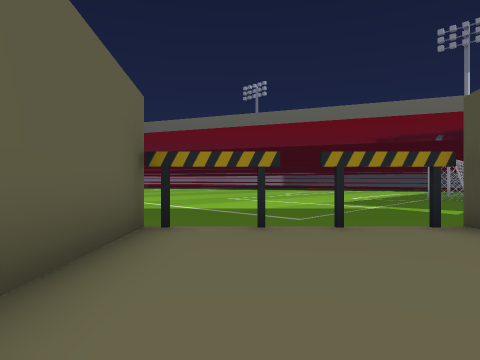
View 1 (above)

17 first-person views from a walk through a scene from a Unity 3-D project. The camera is 1.3 m above the floor, looks level and sees 75° across. The floor is counted in squares, 2 m on a side. Each view is taken from the middle of a square. On the plan, view 1 faces up. The plan holds only what a view shows up to about 10 squares ahead; the rest is blank. The place goes on beyond the plan. The player is left out.

View 2
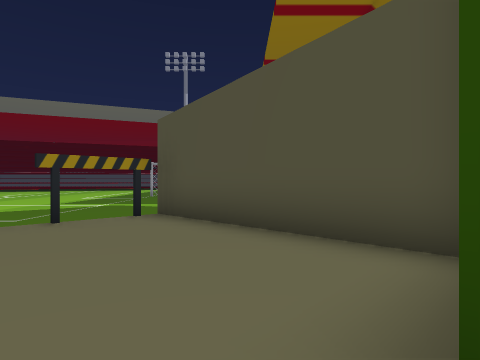

View 3
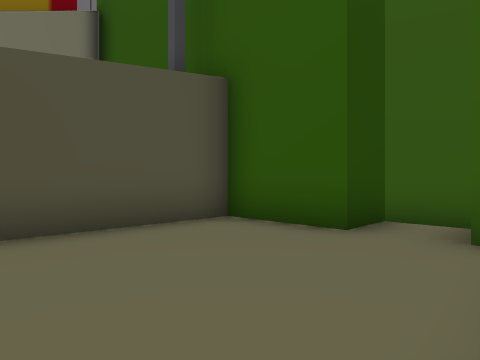

View 4
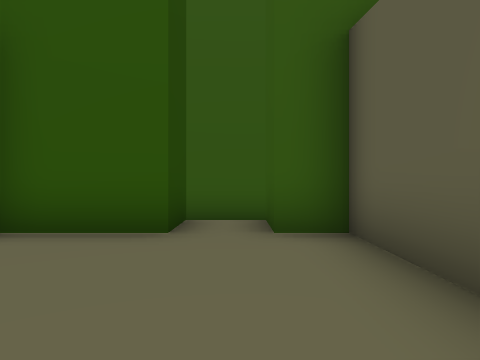

View 5
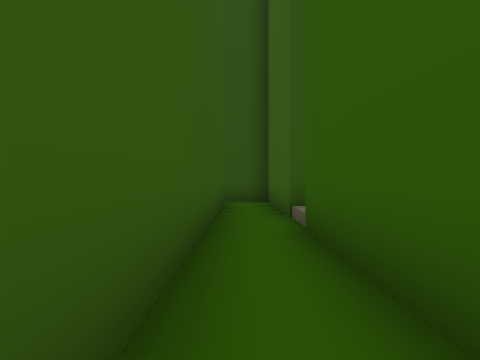

View 6
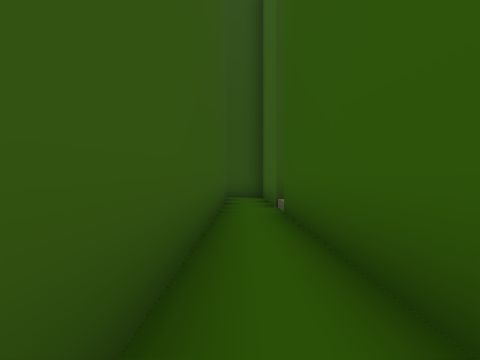

View 7
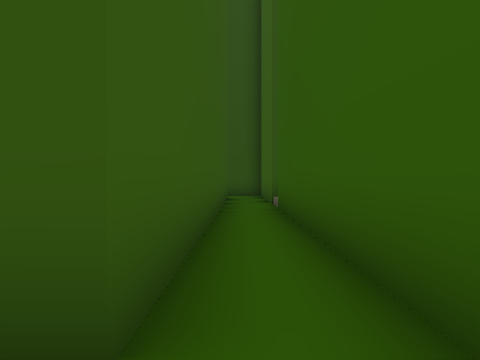

View 8
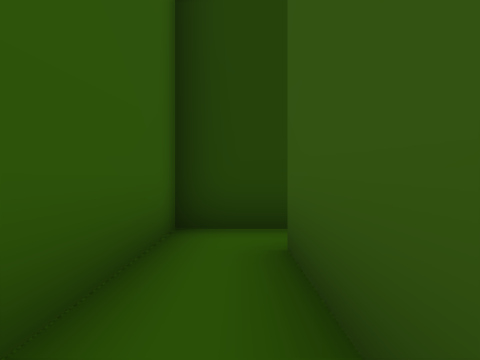

View 9
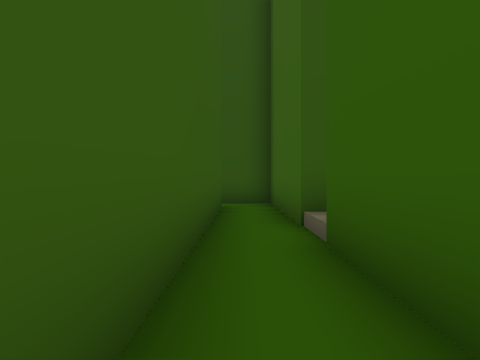

View 10
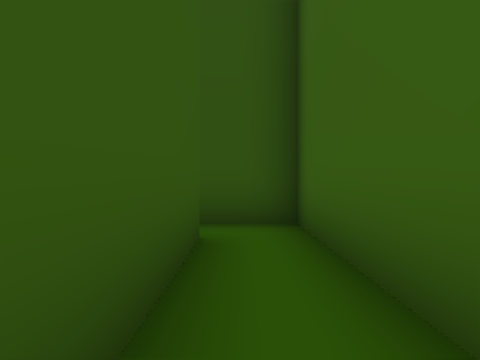

View 11
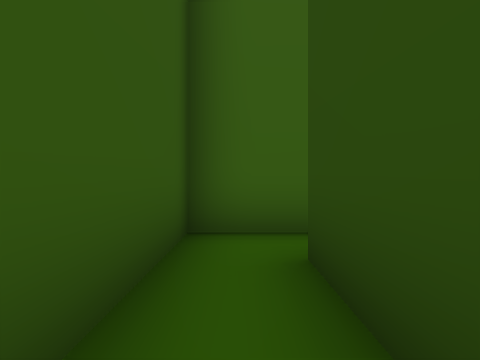

View 12
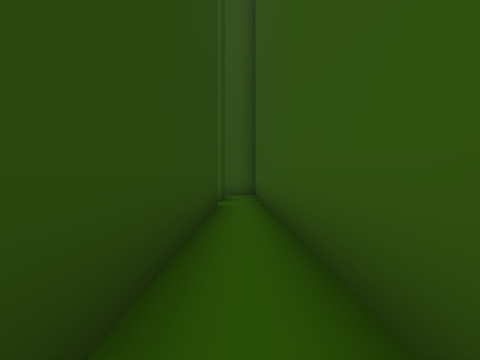

View 13
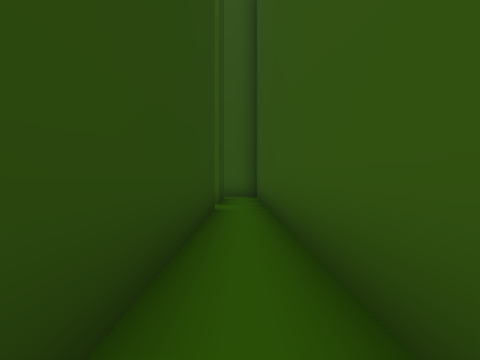

View 14
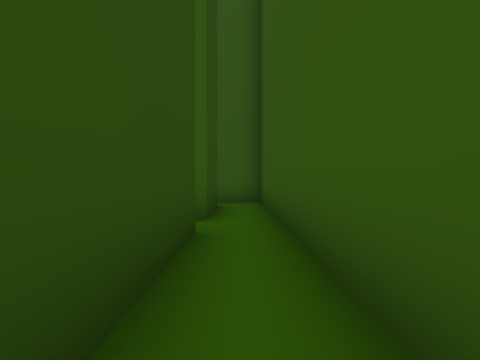

View 15
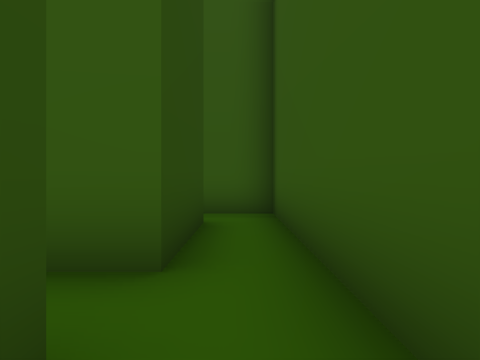

View 16
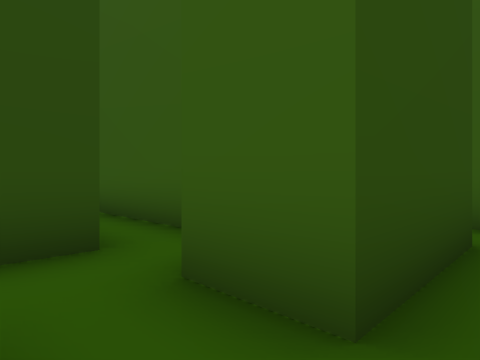

View 17
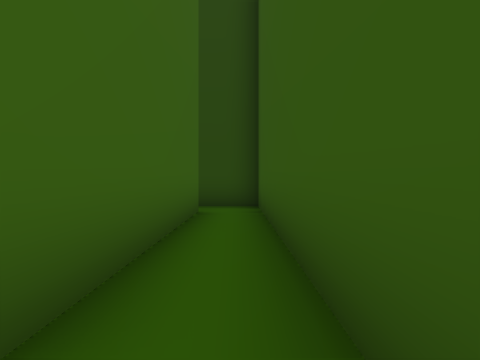

### Floor plan
Key: @ floor where view 1 was taken; # wall or solid block; x gap in a wall; . main floor; : floor 0.25 m higher than the main floor; + floor 0.5 m higher than the main floor; / step, stairs or slope; O other object.
Columns run from 5 left of view 1 to 9 right of it. Each row starts with its distance up from view 1.
  6      ::::
  5      :::x
  4    ##O+O+#
  3    #+++++#
  2    #+++++#
  1    #+++++#
  0    #+@+++#
 -1    ##+####
 -2 #####/#########
 -3 #.............#
 -4 #.###########.#
 -5 #.#
 -6 #.#
 -7 #.#
 -8 #.#
 -9 #.#
-10 #.#
-11 #...#
-12 #...######.#
-13 #.#........#
-14 #.##########
-15 #..
-16 ###

Positions as (right, up) in squares from view 1, and headings:
1: (0, 0), facing up
2: (0, -1), facing up-right
3: (-1, 3), facing down-right
4: (0, 3), facing down
5: (5, -3), facing left
6: (7, -3), facing left
7: (8, -3), facing left
8: (4, -3), facing right
9: (4, -3), facing left
10: (0, -3), facing left
11: (-4, -6), facing up
12: (-4, -3), facing down
13: (-4, -4), facing down
14: (-4, -7), facing down
15: (-4, -10), facing down
16: (-4, -11), facing down-right
17: (-2, -13), facing right
